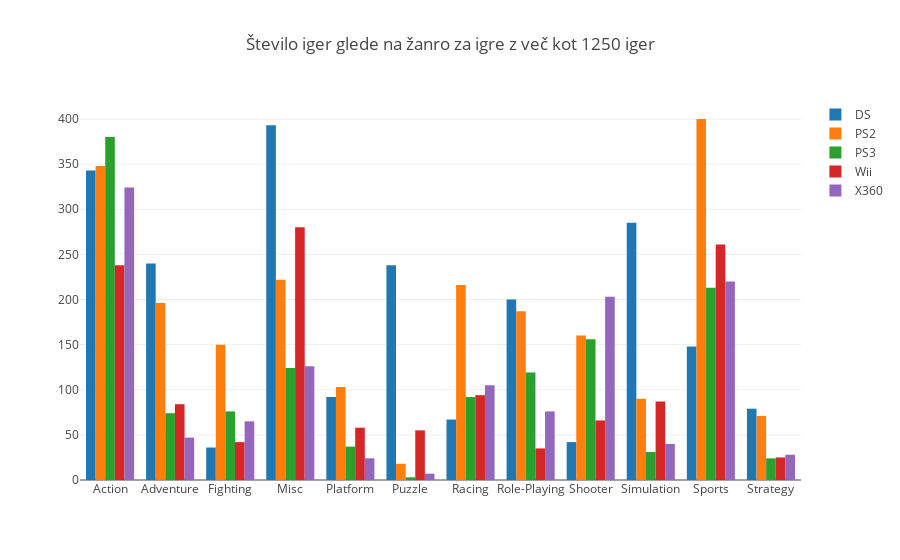

Write notebook code for a chart like this one.
### Code cell
platgen = dict()
plattit = dict()
nam = list()
for key, value in videogames_data.items():
    for atribut, vrednost in value.items():
        if atribut == "Genre":
            gen = vrednost
        if atribut == "Platform":
            plat = vrednost
    if plat in plattit:
        plattit[plat] +=1
    else:
        plattit[plat] =1
    ou = (plat,gen)
    if ou in platgen:
        platgen[ou] += 1
    else:
        platgen[ou] = 1



for plat,gen in sorted(platgen):
    if plattit[plat] > 1250:
        if plat not in nam:
            nam.append(plat)
            

i = 0
trace = list()
for n in nam:
    names = list()
    values = list()
    for plat,gen in sorted(platgen):
        if plat == n:
            ou = (plat,gen)
            names.append(gen)
            values.append(platgen.get(ou))
    trace.append(go.Bar(x=names,y=values,name=n))       

layout = {'title': 'Število iger glede na žanro za igre z več kot 1250 iger'}
fig = go.Figure(data=trace, layout=layout)
iplot(fig, show_link=False)

### Figure 1 — Plotly figure (JSON) as saved in the notebook; plotly's stock layout.template omitted (floating-point values rounded to 4 significant figures)
{"data": [{"name": "DS", "type": "bar", "uid": "667ee4e1-1e43-4323-8dc5-de49546033c1", "x": ["Action", "Adventure", "Fighting", "Misc", "Platform", "Puzzle", "Racing", "Role-Playing", "Shooter", "Simulation", "Sports", "Strategy"], "y": [343, 240, 36, 393, 92, 238, 67, 200, 42, 285, 148, 79]}, {"name": "PS2", "type": "bar", "uid": "89eb694e-7186-42ac-be67-fad5034d3f1d", "x": ["Action", "Adventure", "Fighting", "Misc", "Platform", "Puzzle", "Racing", "Role-Playing", "Shooter", "Simulation", "Sports", "Strategy"], "y": [348, 196, 150, 222, 103, 18, 216, 187, 160, 90, 400, 71]}, {"name": "PS3", "type": "bar", "uid": "f0b55c77-ec30-42b9-bce0-e817416a2725", "x": ["Action", "Adventure", "Fighting", "Misc", "Platform", "Puzzle", "Racing", "Role-Playing", "Shooter", "Simulation", "Sports", "Strategy"], "y": [380, 74, 76, 124, 37, 3, 92, 119, 156, 31, 213, 24]}, {"name": "Wii", "type": "bar", "uid": "db30f11b-18f3-403a-a642-dd412e13ebc8", "x": ["Action", "Adventure", "Fighting", "Misc", "Platform", "Puzzle", "Racing", "Role-Playing", "Shooter", "Simulation", "Sports", "Strategy"], "y": [238, 84, 42, 280, 58, 55, 94, 35, 66, 87, 261, 25]}, {"name": "X360", "type": "bar", "uid": "a8502b64-8d1f-46ca-9621-3934a84215f4", "x": ["Action", "Adventure", "Fighting", "Misc", "Platform", "Puzzle", "Racing", "Role-Playing", "Shooter", "Simulation", "Sports", "Strategy"], "y": [324, 47, 65, 126, 24, 7, 105, 76, 203, 40, 220, 28]}], "layout": {"title": {"text": "Število iger glede na žanro za igre z več kot 1250 iger"}}}
